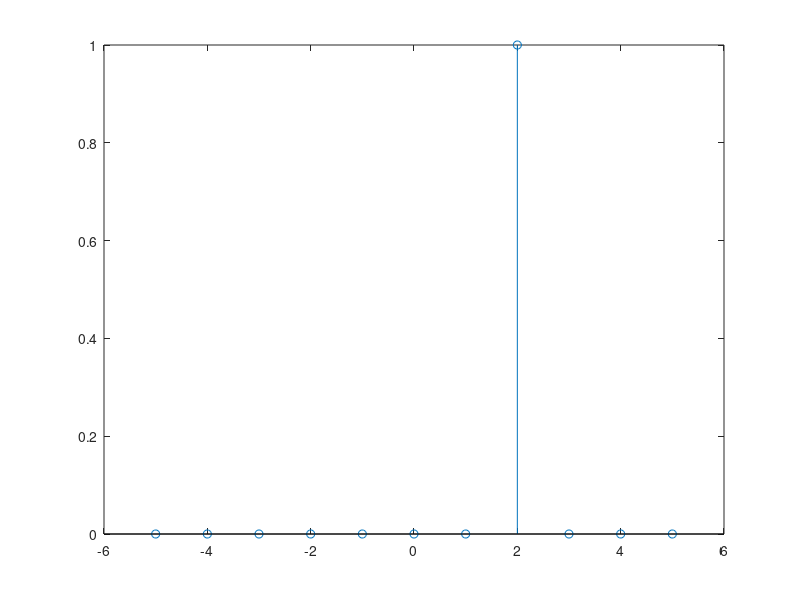

Source code (MATLAB):
clc;
clear all;
close all;

% Following code privided by lab assistant.
% Delta function:
function [n, d] = dk(k, minN, maxN)
    n = [minN : maxN];
    d = zeros(1, length(n));
    for i = 1 : length(n)
        if n(i) == k
            d(i) = 1;   
            break;
        end
    end
endfunction

% Executing delta function.
[n, d] = dk(2, -5, 5)

% Plot n vs d.
stem(n, d);
waitfor(figure(1));
